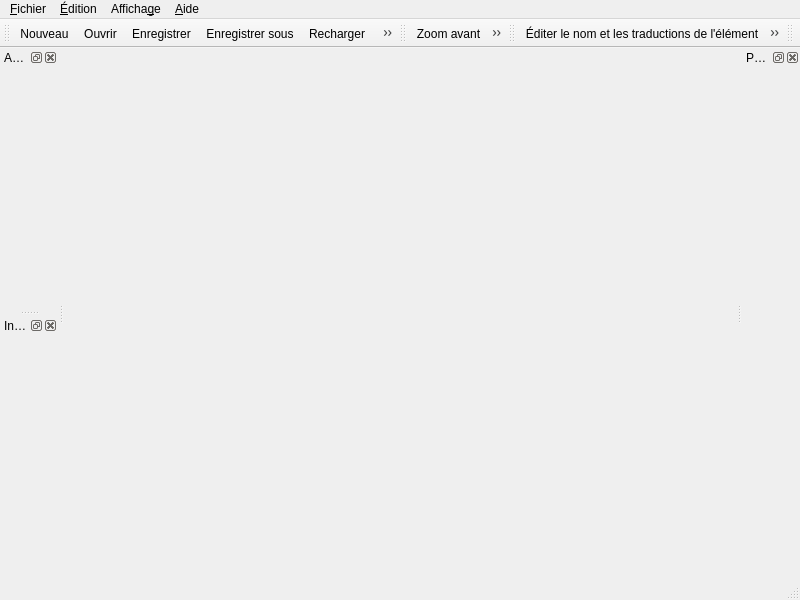
<?xml version="1.0" encoding="UTF-8"?>
<ui version="4.0">
 <class>QETElementEditor</class>
 <widget class="QMainWindow" name="QETElementEditor">
  <property name="geometry">
   <rect>
    <x>0</x>
    <y>0</y>
    <width>800</width>
    <height>600</height>
   </rect>
  </property>
  <property name="windowTitle">
   <string>QElectroTech - Éditeur d'élément</string>
  </property>
  <property name="windowIcon">
   <iconset resource="../../../qelectrotech.qrc">
    <normaloff>:/ico/16x16/qet.png</normaloff>:/ico/16x16/qet.png</iconset>
  </property>
  <widget class="QWidget" name="centralwidget"/>
  <widget class="QStatusBar" name="statusbar"/>
  <widget class="QMenuBar" name="menubar">
   <property name="geometry">
    <rect>
     <x>0</x>
     <y>0</y>
     <width>800</width>
     <height>22</height>
    </rect>
   </property>
   <widget class="QMenu" name="m_file_menu">
    <property name="title">
     <string>&amp;Fichier</string>
    </property>
    <addaction name="m_new_action"/>
    <addaction name="m_open_action"/>
    <addaction name="m_open_from_file_action"/>
    <addaction name="m_import_scaled_element"/>
    <addaction name="m_import_dxf"/>
    <addaction name="m_save_action"/>
    <addaction name="m_save_as_action"/>
    <addaction name="m_save_as_file_action"/>
    <addaction name="separator"/>
    <addaction name="m_reload_action"/>
    <addaction name="separator"/>
    <addaction name="m_quit_action"/>
   </widget>
   <widget class="QMenu" name="m_edit_menu">
    <property name="title">
     <string>&amp;Édition</string>
    </property>
    <widget class="QMenu" name="m_paste_from_menu">
     <property name="title">
      <string>Coller depuis...</string>
     </property>
     <property name="icon">
      <iconset resource="../../../qelectrotech.qrc">
       <normaloff>:/ico/16x16/edit-paste.png</normaloff>:/ico/16x16/edit-paste.png</iconset>
     </property>
     <addaction name="m_paste_from_file_action"/>
     <addaction name="m_paste_from_element_action"/>
    </widget>
    <addaction name="separator"/>
    <addaction name="m_select_all_act"/>
    <addaction name="m_deselect_all_action"/>
    <addaction name="m_revert_selection_action"/>
    <addaction name="separator"/>
    <addaction name="m_cut_action"/>
    <addaction name="m_copy_action"/>
    <addaction name="m_paste_action"/>
    <addaction name="m_paste_in_area_action"/>
    <addaction name="m_paste_from_menu"/>
    <addaction name="separator"/>
    <addaction name="m_delete_action"/>
    <addaction name="separator"/>
    <addaction name="m_edit_names_action"/>
    <addaction name="m_edit_author_action"/>
    <addaction name="m_edit_element_properties_action"/>
    <addaction name="m_rotate_action"/>
   </widget>
   <widget class="QMenu" name="m_display_menu">
    <property name="title">
     <string>Afficha&amp;ge</string>
    </property>
    <addaction name="m_zoom_in_action"/>
    <addaction name="m_zoom_out_action"/>
    <addaction name="m_zoom_fit_best_action"/>
    <addaction name="m_zoom_original_action"/>
    <addaction name="separator"/>
   </widget>
   <widget class="QMenu" name="menu_Aide">
    <property name="title">
     <string>&amp;Aide</string>
    </property>
    <addaction name="separator"/>
    <addaction name="m_about_qet_action"/>
    <addaction name="m_online_manual"/>
    <addaction name="m_youtube_action"/>
    <addaction name="m_donate_action"/>
    <addaction name="m_about_qt_action"/>
   </widget>
   <addaction name="m_file_menu"/>
   <addaction name="m_edit_menu"/>
   <addaction name="m_display_menu"/>
   <addaction name="menu_Aide"/>
  </widget>
  <widget class="QDockWidget" name="m_undo_dock">
   <property name="allowedAreas">
    <set>Qt::LeftDockWidgetArea|Qt::RightDockWidgetArea</set>
   </property>
   <property name="windowTitle">
    <string>Annulations</string>
   </property>
   <attribute name="dockWidgetArea">
    <number>1</number>
   </attribute>
   <widget class="QWidget" name="dockWidgetContents"/>
  </widget>
  <widget class="QDockWidget" name="m_parts_dock">
   <property name="allowedAreas">
    <set>Qt::LeftDockWidgetArea|Qt::RightDockWidgetArea</set>
   </property>
   <property name="windowTitle">
    <string>Parties</string>
   </property>
   <attribute name="dockWidgetArea">
    <number>2</number>
   </attribute>
   <widget class="QWidget" name="dockWidgetContents_2"/>
  </widget>
  <widget class="QDockWidget" name="m_tools_dock">
   <property name="allowedAreas">
    <set>Qt::LeftDockWidgetArea|Qt::RightDockWidgetArea</set>
   </property>
   <property name="windowTitle">
    <string>Informations</string>
   </property>
   <attribute name="dockWidgetArea">
    <number>1</number>
   </attribute>
   <widget class="QWidget" name="dockWidgetContents_3"/>
  </widget>
  <widget class="QToolBar" name="m_main_toolbar">
   <property name="windowTitle">
    <string>Outils</string>
   </property>
   <attribute name="toolBarArea">
    <enum>TopToolBarArea</enum>
   </attribute>
   <attribute name="toolBarBreak">
    <bool>false</bool>
   </attribute>
   <addaction name="m_new_action"/>
   <addaction name="m_open_action"/>
   <addaction name="m_save_action"/>
   <addaction name="m_save_as_action"/>
   <addaction name="m_reload_action"/>
   <addaction name="m_delete_action"/>
  </widget>
  <widget class="QToolBar" name="m_view_toolbar">
   <property name="windowTitle">
    <string>Affichage</string>
   </property>
   <attribute name="toolBarArea">
    <enum>TopToolBarArea</enum>
   </attribute>
   <attribute name="toolBarBreak">
    <bool>false</bool>
   </attribute>
   <addaction name="m_zoom_in_action"/>
   <addaction name="m_zoom_out_action"/>
   <addaction name="m_zoom_fit_best_action"/>
   <addaction name="m_zoom_original_action"/>
  </widget>
  <widget class="QToolBar" name="m_element_toolbar">
   <property name="windowTitle">
    <string>Élément</string>
   </property>
   <attribute name="toolBarArea">
    <enum>TopToolBarArea</enum>
   </attribute>
   <attribute name="toolBarBreak">
    <bool>false</bool>
   </attribute>
   <addaction name="m_edit_names_action"/>
   <addaction name="m_edit_element_properties_action"/>
  </widget>
  <widget class="QToolBar" name="m_undo_toolbar">
   <property name="windowTitle">
    <string>Annulation</string>
   </property>
   <attribute name="toolBarArea">
    <enum>TopToolBarArea</enum>
   </attribute>
   <attribute name="toolBarBreak">
    <bool>false</bool>
   </attribute>
  </widget>
  <action name="m_select_all_act">
   <property name="icon">
    <iconset resource="../../../qelectrotech.qrc">
     <normaloff>:/ico/16x16/edit-select-all.png</normaloff>:/ico/16x16/edit-select-all.png</iconset>
   </property>
   <property name="text">
    <string>Tout sélectionner</string>
   </property>
  </action>
  <action name="m_new_action">
   <property name="icon">
    <iconset resource="../../../qelectrotech.qrc">
     <normaloff>:/ico/22x22/document-new.png</normaloff>:/ico/22x22/document-new.png</iconset>
   </property>
   <property name="text">
    <string>&amp;Nouveau</string>
   </property>
  </action>
  <action name="m_open_action">
   <property name="icon">
    <iconset resource="../../../qelectrotech.qrc">
     <normaloff>:/ico/22x22/folder-open.png</normaloff>:/ico/22x22/folder-open.png</iconset>
   </property>
   <property name="text">
    <string>&amp;Ouvrir</string>
   </property>
  </action>
  <action name="m_open_from_file_action">
   <property name="icon">
    <iconset resource="../../../qelectrotech.qrc">
     <normaloff>:/ico/22x22/folder-open.png</normaloff>:/ico/22x22/folder-open.png</iconset>
   </property>
   <property name="text">
    <string>&amp;Ouvrir depuis un fichier</string>
   </property>
  </action>
  <action name="m_save_action">
   <property name="icon">
    <iconset resource="../../../qelectrotech.qrc">
     <normaloff>:/ico/22x22/document-save.png</normaloff>:/ico/22x22/document-save.png</iconset>
   </property>
   <property name="text">
    <string>&amp;Enregistrer</string>
   </property>
  </action>
  <action name="m_save_as_action">
   <property name="icon">
    <iconset resource="../../../qelectrotech.qrc">
     <normaloff>:/ico/22x22/document-save-as.png</normaloff>:/ico/22x22/document-save-as.png</iconset>
   </property>
   <property name="text">
    <string>Enregistrer sous</string>
   </property>
  </action>
  <action name="m_save_as_file_action">
   <property name="icon">
    <iconset resource="../../../qelectrotech.qrc">
     <normaloff>:/ico/22x22/document-save.png</normaloff>:/ico/22x22/document-save.png</iconset>
   </property>
   <property name="text">
    <string>Enregistrer dans un fichier</string>
   </property>
  </action>
  <action name="m_reload_action">
   <property name="icon">
    <iconset resource="../../../qelectrotech.qrc">
     <normaloff>:/ico/22x22/view-refresh.png</normaloff>:/ico/22x22/view-refresh.png</iconset>
   </property>
   <property name="text">
    <string>Recharger</string>
   </property>
  </action>
  <action name="m_quit_action">
   <property name="icon">
    <iconset resource="../../../qelectrotech.qrc">
     <normaloff>:/ico/16x16/application-exit.png</normaloff>:/ico/16x16/application-exit.png</iconset>
   </property>
   <property name="text">
    <string>&amp;Fermer cet éditeur</string>
   </property>
   <property name="toolTip">
    <string>Fermer cet éditeur</string>
   </property>
  </action>
  <action name="m_deselect_all_action">
   <property name="icon">
    <iconset resource="../../../qelectrotech.qrc">
     <normaloff>:/ico/16x16/edit-select-none.png</normaloff>:/ico/16x16/edit-select-none.png</iconset>
   </property>
   <property name="text">
    <string>Désélectionner tout</string>
   </property>
  </action>
  <action name="m_cut_action">
   <property name="icon">
    <iconset resource="../../../qelectrotech.qrc">
     <normaloff>:/ico/16x16/edit-cut.png</normaloff>:/ico/16x16/edit-cut.png</iconset>
   </property>
   <property name="text">
    <string>Co&amp;uper</string>
   </property>
  </action>
  <action name="m_copy_action">
   <property name="icon">
    <iconset resource="../../../qelectrotech.qrc">
     <normaloff>:/ico/16x16/edit-copy.png</normaloff>:/ico/16x16/edit-copy.png</iconset>
   </property>
   <property name="text">
    <string>Cop&amp;ier</string>
   </property>
  </action>
  <action name="m_paste_action">
   <property name="icon">
    <iconset resource="../../../qelectrotech.qrc">
     <normaloff>:/ico/16x16/edit-paste.png</normaloff>:/ico/16x16/edit-paste.png</iconset>
   </property>
   <property name="text">
    <string>C&amp;oller</string>
   </property>
  </action>
  <action name="m_paste_in_area_action">
   <property name="icon">
    <iconset resource="../../../qelectrotech.qrc">
     <normaloff>:/ico/16x16/edit-paste.png</normaloff>:/ico/16x16/edit-paste.png</iconset>
   </property>
   <property name="text">
    <string>C&amp;oller dans la zone</string>
   </property>
  </action>
  <action name="m_paste_from_file_action">
   <property name="icon">
    <iconset resource="../../../qelectrotech.qrc">
     <normaloff>:/ico/16x16/text-xml.png</normaloff>:/ico/16x16/text-xml.png</iconset>
   </property>
   <property name="text">
    <string>Un fichier</string>
   </property>
  </action>
  <action name="m_paste_from_element_action">
   <property name="icon">
    <iconset resource="../../../qelectrotech.qrc">
     <normaloff>:/ico/16x16/element.png</normaloff>:/ico/16x16/element.png</iconset>
   </property>
   <property name="text">
    <string>Un élément</string>
   </property>
  </action>
  <action name="m_revert_selection_action">
   <property name="icon">
    <iconset resource="../../../qelectrotech.qrc">
     <normaloff>:/ico/16x16/edit-select-invert.png</normaloff>:/ico/16x16/edit-select-invert.png</iconset>
   </property>
   <property name="text">
    <string>Inverser la sélection</string>
   </property>
  </action>
  <action name="m_delete_action">
   <property name="icon">
    <iconset resource="../../../qelectrotech.qrc">
     <normaloff>:/ico/22x22/edit-delete.png</normaloff>:/ico/22x22/edit-delete.png</iconset>
   </property>
   <property name="text">
    <string>&amp;Supprimer</string>
   </property>
  </action>
  <action name="m_edit_names_action">
   <property name="icon">
    <iconset resource="../../../qelectrotech.qrc">
     <normaloff>:/ico/22x22/names.png</normaloff>:/ico/22x22/names.png</iconset>
   </property>
   <property name="text">
    <string>Éditer le nom et les traductions de l'élément</string>
   </property>
  </action>
  <action name="m_edit_author_action">
   <property name="icon">
    <iconset resource="../../../qelectrotech.qrc">
     <normaloff>:/ico/16x16/preferences-desktop-user.png</normaloff>:/ico/16x16/preferences-desktop-user.png</iconset>
   </property>
   <property name="text">
    <string>Éditer les informations sur l'auteur</string>
   </property>
  </action>
  <action name="m_edit_element_properties_action">
   <property name="icon">
    <iconset resource="../../../qelectrotech.qrc">
     <normaloff>:/ico/22x22/element-edit.png</normaloff>:/ico/22x22/element-edit.png</iconset>
   </property>
   <property name="text">
    <string>Éditer les propriétés de l'élément</string>
   </property>
  </action>
  <action name="m_zoom_in_action">
   <property name="icon">
    <iconset resource="../../../qelectrotech.qrc">
     <normaloff>:/ico/22x22/zoom-in.png</normaloff>:/ico/22x22/zoom-in.png</iconset>
   </property>
   <property name="text">
    <string>Zoom avant</string>
   </property>
  </action>
  <action name="m_zoom_out_action">
   <property name="icon">
    <iconset resource="../../../qelectrotech.qrc">
     <normaloff>:/ico/22x22/zoom-out.png</normaloff>:/ico/22x22/zoom-out.png</iconset>
   </property>
   <property name="text">
    <string>Zoom arrière</string>
   </property>
  </action>
  <action name="m_zoom_fit_best_action">
   <property name="icon">
    <iconset resource="../../../qelectrotech.qrc">
     <normaloff>:/ico/22x22/zoom-fit-best.png</normaloff>:/ico/22x22/zoom-fit-best.png</iconset>
   </property>
   <property name="text">
    <string>Zoom adapté</string>
   </property>
  </action>
  <action name="m_zoom_original_action">
   <property name="icon">
    <iconset resource="../../../qelectrotech.qrc">
     <normaloff>:/ico/22x22/zoom-original.png</normaloff>:/ico/22x22/zoom-original.png</iconset>
   </property>
   <property name="text">
    <string>Pas de zoom</string>
   </property>
  </action>
  <action name="m_about_qet_action">
   <property name="icon">
    <iconset resource="../../../qelectrotech.qrc">
     <normaloff>:/ico/16x16/qet.png</normaloff>:/ico/16x16/qet.png</iconset>
   </property>
   <property name="text">
    <string>À &amp;propos de QElectroTech</string>
   </property>
   <property name="statusTip">
    <string>Affiche des informations sur QElectroTech</string>
   </property>
  </action>
  <action name="m_online_manual">
   <property name="icon">
    <iconset resource="../../../qelectrotech.qrc">
     <normaloff>:/ico/16x16/help-contents.png</normaloff>:/ico/16x16/help-contents.png</iconset>
   </property>
   <property name="text">
    <string>Manuel en ligne</string>
   </property>
   <property name="statusTip">
    <string>Lance le navigateur par défaut vers le manuel en ligne de QElectroTech</string>
   </property>
  </action>
  <action name="m_youtube_action">
   <property name="icon">
    <iconset resource="../../../qelectrotech.qrc">
     <normaloff>:/ico/16x16/kdenlive-show-video.png</normaloff>:/ico/16x16/kdenlive-show-video.png</iconset>
   </property>
   <property name="text">
    <string>Chaine Youtube</string>
   </property>
   <property name="statusTip">
    <string>Lance le navigateur par défaut vers la chaine Youtube de QElectroTech</string>
   </property>
  </action>
  <action name="m_donate_action">
   <property name="icon">
    <iconset resource="../../../qelectrotech.qrc">
     <normaloff>:/ico/16x16/help-donate.png</normaloff>:/ico/16x16/help-donate.png</iconset>
   </property>
   <property name="text">
    <string>Soutenir le projet par un don</string>
   </property>
   <property name="statusTip">
    <string>Soutenir le projet QElectroTech par un don</string>
   </property>
  </action>
  <action name="m_about_qt_action">
   <property name="icon">
    <iconset resource="../../../qelectrotech.qrc">
     <normaloff>:/ico/16x16/qt.png</normaloff>:/ico/16x16/qt.png</iconset>
   </property>
   <property name="text">
    <string>À propos de &amp;Qt</string>
   </property>
   <property name="statusTip">
    <string>Affiche des informations sur la bibliothèque Qt</string>
   </property>
  </action>
  <action name="m_rotate_action">
   <property name="icon">
    <iconset resource="../../../qelectrotech.qrc">
     <normaloff>:/ico/16x16/orientations.png</normaloff>:/ico/16x16/orientations.png</iconset>
   </property>
   <property name="text">
    <string>Rotation</string>
   </property>
  </action>
  <action name="m_import_dxf">
   <property name="icon">
    <iconset resource="../../../qelectrotech.qrc">
     <normaloff>:/ico/16x16/run-dxf.png</normaloff>:/ico/16x16/run-dxf.png</iconset>
   </property>
   <property name="text">
    <string>Importer un dxf</string>
   </property>
  </action>
  <action name="m_import_scaled_element">
   <property name="icon">
    <iconset resource="../../../qelectrotech.qrc">
     <normaloff>:/ico/22x22/folder-open.png</normaloff>:/ico/22x22/folder-open.png</iconset>
   </property>
   <property name="text">
    <string>importer un élément à redimensionner</string>
   </property>
  </action>
 </widget>
 <resources>
  <include location="../../../qelectrotech.qrc"/>
 </resources>
 <connections/>
</ui>
